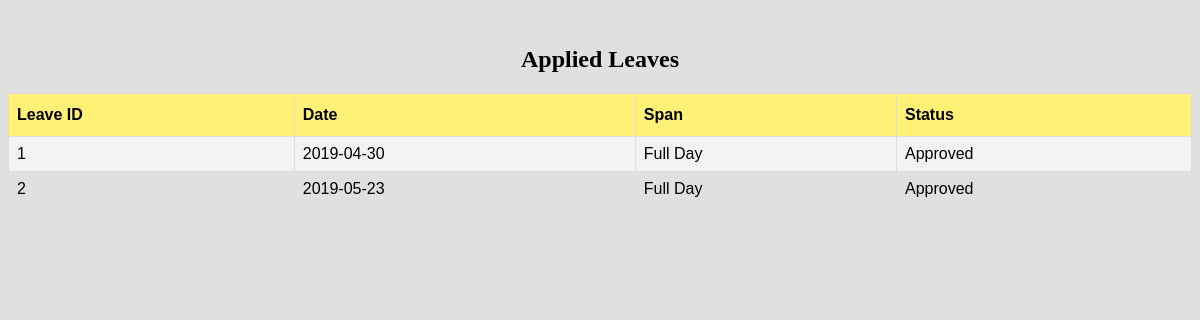
Screenshot of /module/faculty/viewleave.php (signed in) with the database file from the repository.
### tables this page shows
CREATE TABLE `leavetable` (
  `leaveid` int(11) NOT NULL,
  `facultyid` varchar(40) NOT NULL,
  `name` varchar(40) NOT NULL,
  `date` date NOT NULL,
  `span` varchar(40) NOT NULL,
  `status` varchar(40) NOT NULL
);

### module/faculty/main.php (called while the page is built, shortened)
<?php
include_once('../../service/mysqlcon.php');
$check=$_SESSION['login_id'];
$session1=mysqli_query($link,"SELECT *  FROM faculty WHERE id='$check' ");
$row1=mysqli_fetch_array($session1);
$loged_user_id=$row1['id'];
?>

### module/faculty/viewleave.php (the view)
<?php
include_once('main.php');
include_once('../../service/mysqlcon.php');
$sql = "SELECT * FROM leavetable where facultyid='$loged_user_id';";
$res= mysqli_query($link,$sql);
$string = "";
while($row = mysqli_fetch_array($res)){
    $string .= '<tr><td>'.$row['leaveid'].'</td><td>'.$row['date'].'</td><td>'.$row['span'].
    '</td><td>'.$row['status'];
}
?>
<html>
    <head>
    <link rel="stylesheet" href="style.css">
		</head>
    <body>
        <br/>
        <center><h2>Applied Leaves</h2></center>
        <center>
            <table border="1" id='studentList'>
                <tr>
                   <th>Leave ID</th>
                    <th>Date</th>
                    <th>Span</th>
                  	<th>Status</th>
                </tr>
                <?php echo $string;?>
            </table>
        </center>
		</body>
</html>

### module/faculty/style.css (style rules this page uses)
#studentList { font-family: "Trebuchet MS", Arial, Helvetica, sans-serif; border-collapse: collapse; width: 100%; }
#studentList td, #studentList th { border: 1px solid #ddd; padding: 8px; }
#studentList tr:nth-child(even) { background-color: #f2f2f2; }
#studentList th { padding-top: 12px; padding-bottom: 12px; text-align: left; background-color: #FFF176; color: black; }
body { height:100%; background-color:#E0E0E0; }
* { box-sizing: border-box; }

### rows the page displays
leavetable: leaveid "1", date "2019-04-30", span "Full Day", status "Approved"
leavetable: leaveid "2", date "2019-05-23", span "Full Day", status "Approved"
